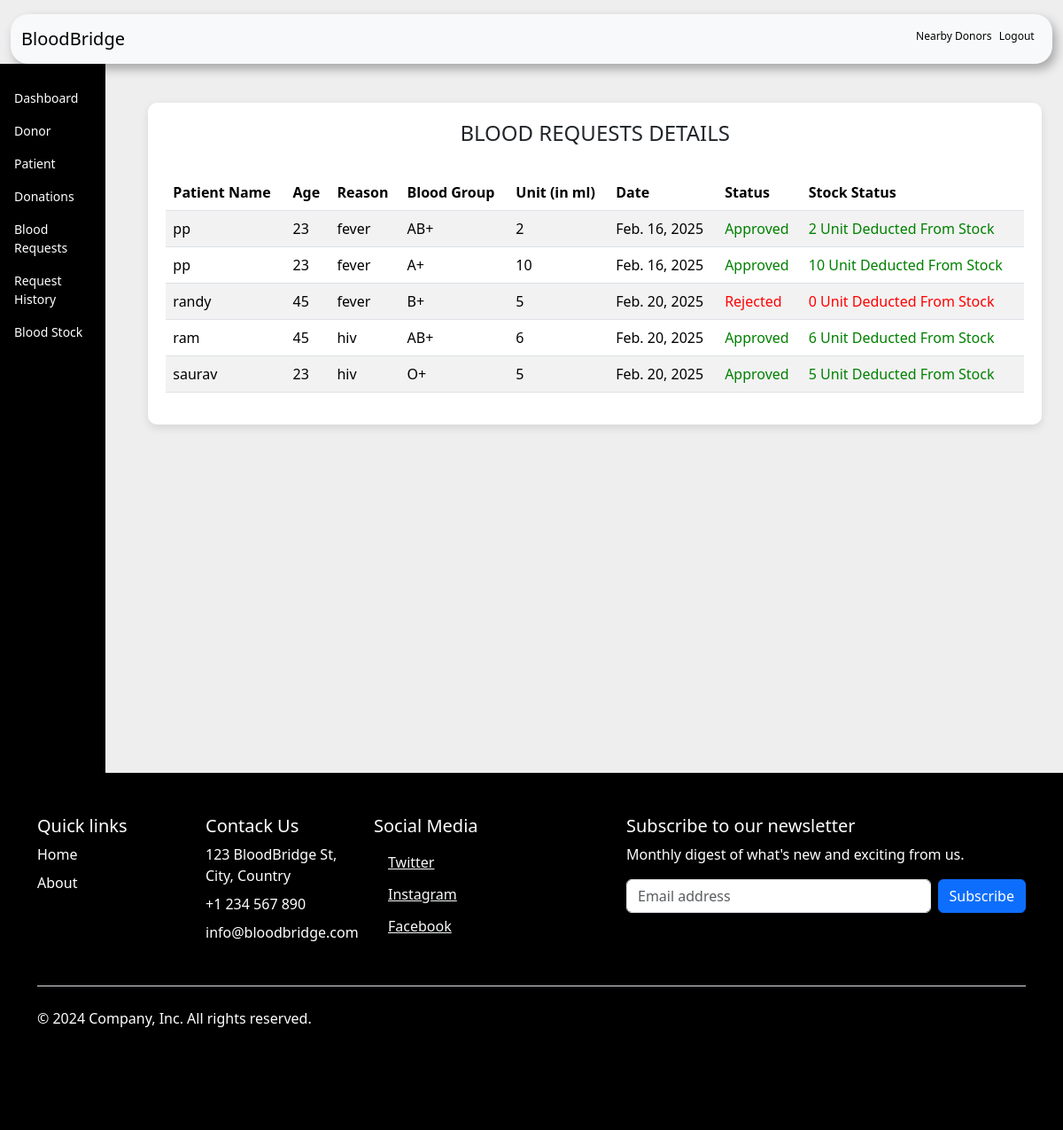
Screenshot of /admin-request-history (signed in) with the database file from the repository.
### blood/models.py (models this page shows, shortened)
class BloodRequest(models.Model):
    request_by_patient=models.ForeignKey(pmodels.Patient,null=True,on_delete=models.CASCADE)
    request_by_donor=models.ForeignKey(dmodels.Donor,null=True,on_delete=models.CASCADE)
    patient_name=models.CharField(max_length=30)
    patient_age=models.PositiveIntegerField()
    reason=models.CharField(max_length=500)
    bloodgroup=models.CharField(max_length=10)
    unit=models.PositiveIntegerField(default=0)
    status=models.CharField(max_length=20,default="Pending")
    date=models.DateField(auto_now=True)

### blood/views.py (the view)
# urls.py: path('admin-request-history', views.admin_request_history_view,name='admin-request-history'),
@login_required(login_url='adminlogin')
def admin_request_history_view(request):
    requests=models.BloodRequest.objects.all().exclude(status='Pending')
    return render(request,'blood/admin_request_history.html',{'requests':requests})

### templates/blood/admin_request_history.html (shortened to what this page needs)
{% block content %}
{% load widget_tweaks %}
{%load static%}
<!DOCTYPE html>
<html lang="en">
<head>
    <link rel="stylesheet" href="home.css">
    <link href="https://cdn.jsdelivr.net/npm/bootstrap@5.3.3/dist/css/bootstrap.min.css" rel="stylesheet">
</head>
<body style="background-color: rgb(238, 238, 238);">
    <div class="container-fluid mt-3">
        <nav class="navbar navbar-expand-lg navbar-light bg-light custom-navbar">
            <div class="container-fluid">
                <a class="navbar-brand" href="/">BloodBridge</a>
                <div class="d-flex ms-auto">
                  <a href="/donor/nearby-donors" class="logout-text">Nearby Donors</a> &nbsp;&nbsp;
                    <a href="/logout" class="logout-text">Logout</a>&nbsp;&nbsp;
                </div>
            </div>
        </nav>
    </div>
    <div class="d-flex">
        <div class="vertical-navbar">
            <a href="/">Dashboard</a>
            <a href="/admin-donor" >Donor</a>
            <a href="/admin-patient" >Patient</a>
            <a href="/admin-donation" >Donations</a>
            <a href="/admin-request" >Blood Requests</a>
            <a href="/admin-request-history" >Request History</a>
            <a href="/admin-blood" >Blood Stock</a>
        </div>
        <div class="container-fluid ms-4 p-4">
            <div class="table-container">
                <H4 class="text-center">BLOOD REQUESTS DETAILS</H4><br>
                <table class="table table-striped">
                    <thead >
                        <tr>
                            <th scope="col">Patient Name</th>
                            <th scope="col">Age</th>
                            <th scope="col">Reason</th>
                            <th scope="col">Blood Group</th>
                            <th scope="col">Unit (in ml)</th>
                            <th scope="col">Date</th>
                            <th scope="col">Status</th>
                            <th scope="col">Stock Status</th>
                        </tr>
                    </thead>
                    <tbody>
                        {% for t in requests %}
                        <tr>
                            <td> {{t.patient_name}}</td>
                            <td>{{t.patient_age}}</td>
                            <td>{{t.reason}}</td>
                            <td>{{t.bloodgroup}}</td>
                            <td>{{t.unit}}</td>
                            <td>{{t.date}}</td>
                            {% if t.status == 'Approved' %}
                            <td><span class="approved"> Approved</span></td>
                            <td><span class="approved"> {{t.unit}} Unit Deducted From Stock</span></td>
                            {% else %}
                            <td><span class="rejected">Rejected</span></td>
                            <td><span class="rejected"> 0 Unit Deducted From Stock</span></td>
                            {% endif %}
                        </tr>
                        {% endfor %}
                    </tbody>
                </table>
            </div>
        </div>
    </div>
</body>
<footer class="py-5 text-white" style="background-color: rgb(0, 0, 0); color: white;">
    <div class="container">
       <div class="row">
           <div class="col-6 col-md-2 mb-3">
             <h5 class="text-white">Quick links</h5>
             <ul class="nav flex-column">
               <li class="nav-item mb-2"><a href="#" class="nav-link p-0 text-white">Home</a></li>
               <li class="nav-item mb-2"><a href="#" class="nav-link p-0 text-white">About</a></li>
             </ul>
           </div>
           <div class="col-6 col-md-2 mb-3">
             <h5 class="text-white">Contack Us</h5>
             <ul class="nav flex-column">
               <li class="nav-item mb-2"><a href="#" class="nav-link p-0 text-white">123 BloodBridge St, City, Country</a></li>
               <li class="nav-item mb-2"><a href="#" class="nav-link p-0 text-white">+1 234 567 890</a></li>
               <li class="nav-item mb-2"><a href="#" class="nav-link p-0 text-white">info@bloodbridge.com</a></li>
             </ul>
           </div>
           <div class="col-6 col-md-2 mb-3">
             <h5 class="text-white">Social Media</h5>
             <ul class="nav flex-column">
               <li class="ms-3">
                   <a class="link-light" href="#">
                        Twitter
                   </a>
               </li>
               <li class="ms-3">
                   <a class="link-light" href="#">
                        Instagram
                   </a>
               </li>
               <li class="ms-3">
                   <a class="link-light" href="#">
                        Facebook
                   </a>
               </li>
           </ul>
           </div>
           <div class="col-md-5 offset-md-1 mb-3">
             <form>
               <h5 class="text-white">Subscribe to our newsletter</h5>
               <p class="text-white">Monthly digest of what's new and exciting from us.</p>
               <div class="d-flex flex-column flex-sm-row w-100 gap-2">
                 <input id="newsletter1" type="text" class="form-control" placeholder="Email address">
                 <button class="btn btn-primary" type="button">Subscribe</button>
               </div>
             </form>
           </div>
         </div>
         <div class="d-flex flex-column flex-sm-row justify-content-between py-4 my-4 border-top">
           <p class="text-white">© 2024 Company, Inc. All rights reserved.</p>
           <ul class="list-unstyled d-flex">
             <li class="ms-3"><a class="link-light" href="#"><svg class="bi" width="24" height="24"><use xlink:href="#twitter"></use></svg></a></li>
             <li class="ms-3"><a class="link-light" href="#"><svg class="bi" width="24" height="24"><use xlink:href="#instagram"></use></svg></a></li>
             <li class="ms-3"><a class="link-light" href="#"><svg class="bi" width="24" height="24"><use xlink:href="#facebook"></use></svg></a></li>
           </ul>
         </div>
    </div>
   </footer>
</html>
{% endblock content %}

### templates/blood/admin_request_history.html (style rules this page uses)
.custom-navbar { border-radius: 20px; box-shadow: 4px 6px 12px rgba(0, 0, 0, 0.3); }
.logout-text { text-decoration: none; color: black; font-size: 12px; }
.vertical-navbar { height: 100vh; background-color:black; padding-top: 20px; }
.vertical-navbar a { text-decoration: none; color: white; background: black; font-size: 14px; padding: 8px 16px; display: block; }
.table-container { margin-top: 20px; background-color: white; border-radius: 10px; padding: 20px; box-shadow: 0 4px 10px rgba(0, 0, 0, 0.1); }
.table thead { background-color: #f8f9fa; }
.approved { color:green; }
.rejected { color:red; }

### rows the page displays
BloodRequest: patient_name "pp", patient_age "23", reason "fever", bloodgroup "AB+", unit "2", date "Feb. 16, 2025"
BloodRequest: patient_name "pp", patient_age "23", reason "fever", bloodgroup "A+", unit "10", date "Feb. 16, 2025"
BloodRequest: patient_name "randy", patient_age "45", reason "fever", bloodgroup "B+", unit "5", date "Feb. 20, 2025", status "Rejected"
BloodRequest: patient_name "ram", patient_age "45", reason "hiv", bloodgroup "AB+", unit "6", date "Feb. 20, 2025"
BloodRequest: patient_name "saurav", patient_age "23", reason "hiv", bloodgroup "O+", unit "5", date "Feb. 20, 2025"
